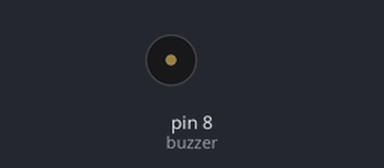
Bench run of a sketch on a simulated Arduino Uno, built with avr-gcc and run on an emulated ATmega328P. On the bench: buzzer (waves = sounding).

Above: at 0.05 s.
Timing chart, 0 to 3.0 s (numbered marks = the images above):
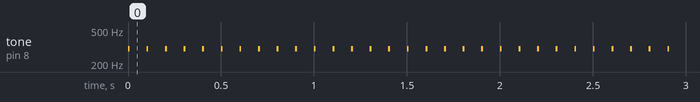

Measured:
- by itself, tone on pin 8 (buzzer): alternates 300 Hz for 0.01 s and silent for 0.09 s

The sketch:

buzzer.ino
```cpp
int buzzer = 8;

void setup() {
     pinMode(buzzer,OUTPUT);
     }
   void loop() {
     tone(buzzer, 300,10);
    delay(100);
     tone(buzzer,300,10);
    delay(100);
}
```
